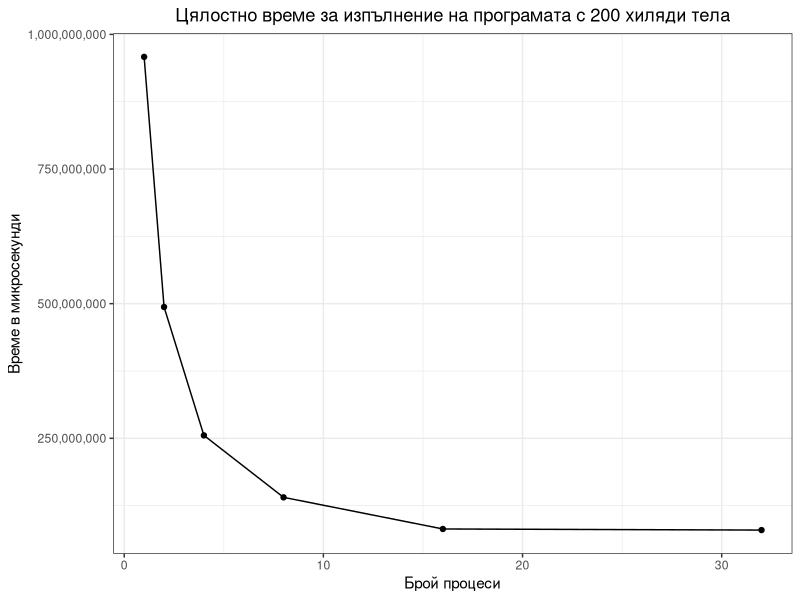
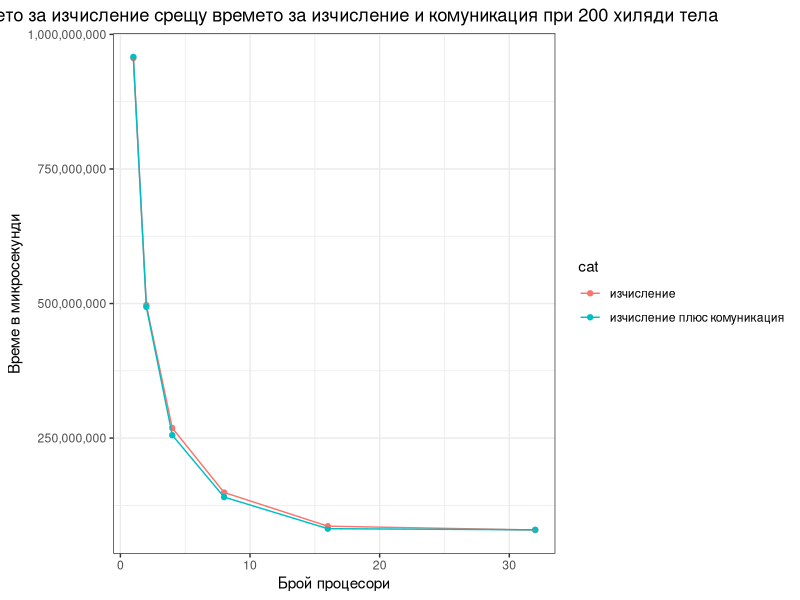
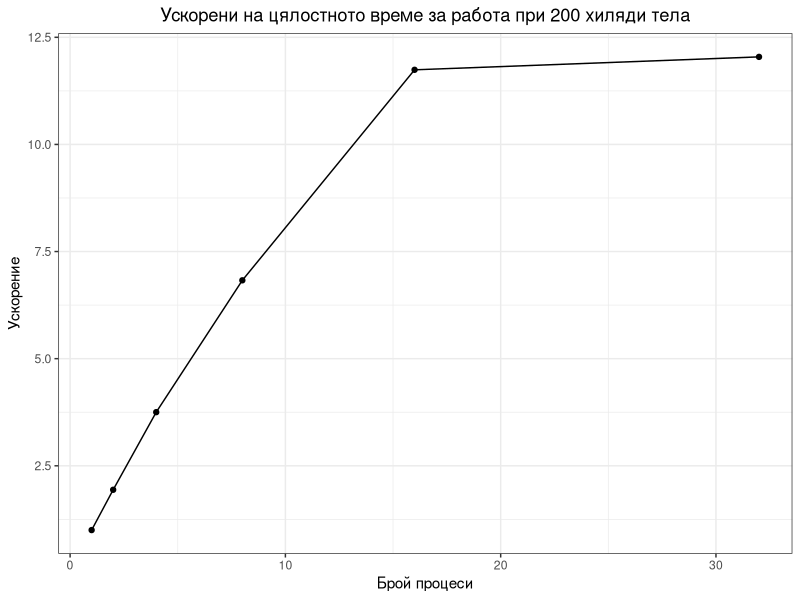
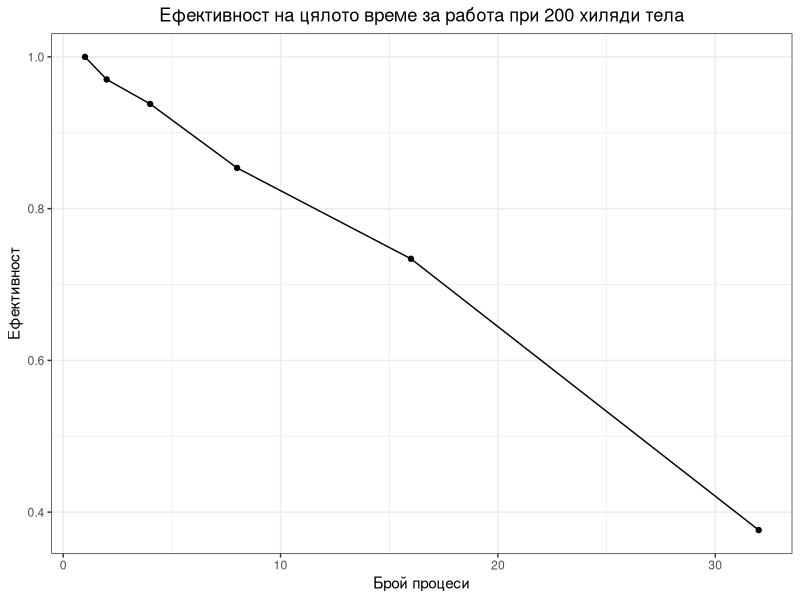
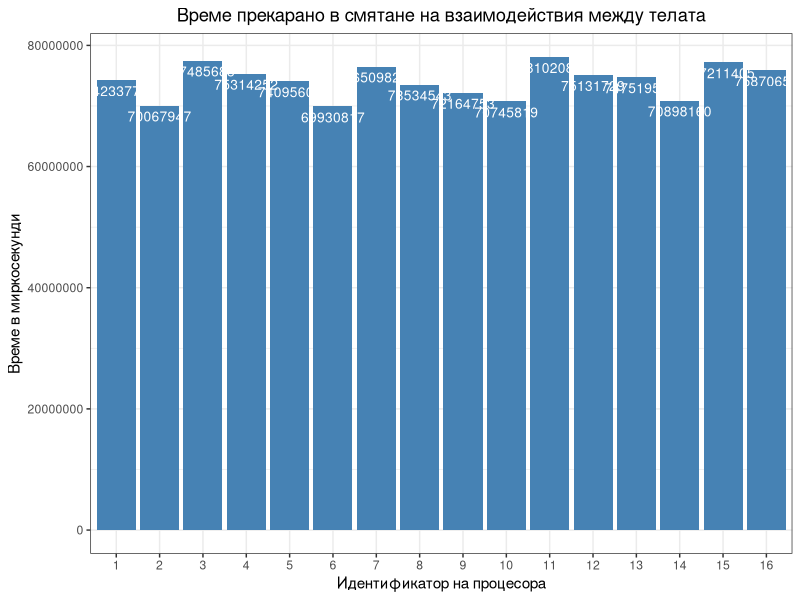
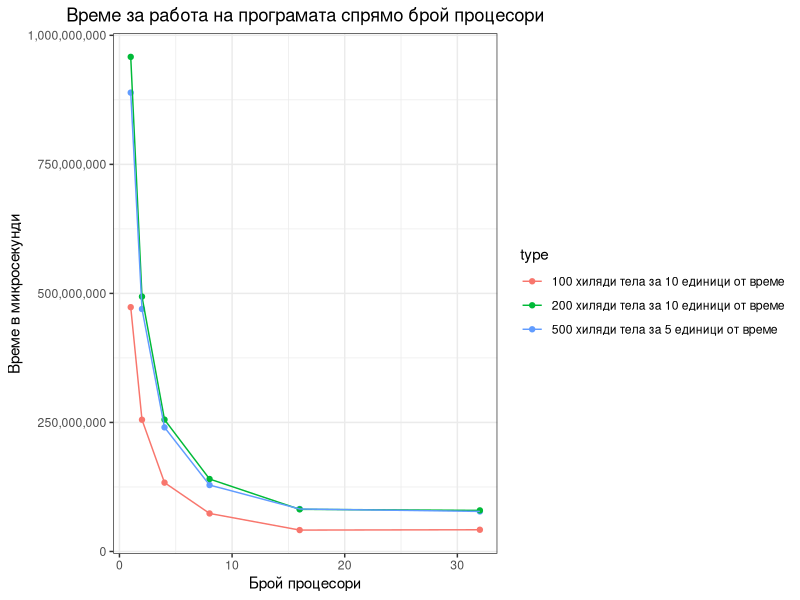
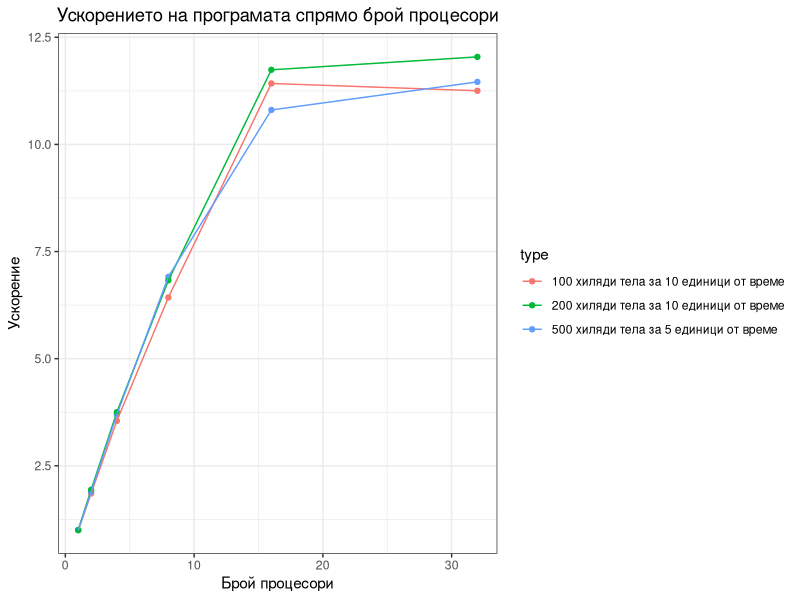
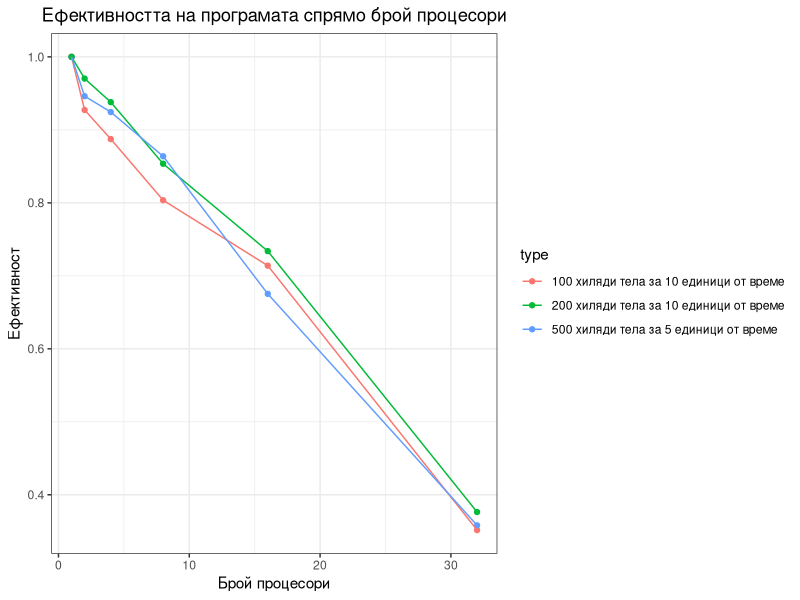

R code for these plots, in order:
library(ggplot2)
library(tidyverse)
require(scales)

theme_set(theme_bw())

graphic <- function(data, xlabel, ylabel, name) {
    ggplot(data, aes(x = numProc, y = calcTime, group = 1)) +
       geom_point() +
       geom_line() +
       scale_y_continuous(labels = comma) +
       ggtitle(name) +
       theme(plot.title = element_text(hjust = 0.5)) +
       xlab(xlabel) +
       ylab(ylabel)
}

#gets the minimum total time from the three attempts I made
get_min_total_time  <- function(total_time) {
    min_time_per_proc <- data.frame(numProc = numeric(), calcTime = numeric())
    for (numProc in c(1, 2, 4, 8, 16, 32)) {
        min_time <- max(
            total_time[total_time$processorCount == numProc &
            total_time$iteration == 1, ]$time)

        for (i in c(2, 3)) {
           min_time <- min(min_time, max(
                    total_time[total_time$processorCount == numProc &
                    total_time$iteration == i, ]$time)
           )
        }

        min_time_per_proc[nrow(min_time_per_proc) + 1, ] <-
            c(numProc, min_time)
    }

    min_time_per_proc
}

total_time200 <- read.csv("./200thou/data/totalTime200thou.csv")

min_time_per_proc <- data.frame(numProc = numeric(), calcTime = numeric())
names(min_time_per_proc)

min_time_per_proc  <-  get_min_total_time(total_time200)

#gets the max time for the processors and
#then the min total time for each attempt

graphic(min_time_per_proc, "Брой процеси", "Време в микросекунди",
    "Цялостно време за изпълнение на програмата с 200 хиляди тела")

ggsave("./200thou/png/200thouTime.png", width = 9)

calculation_time <- read.csv("./200thou/data/calculations200thou.csv")
head(calculation_time, n = 20)
iterations <- 10

min_calc_time <- data.frame(numProc = numeric(), calcTime = numeric())
colnames(calculation_time)

#take the m
for (numProc in c(1, 2, 4, 8, 16, 32)) {
    max_times <- c()

    for (i in c(1, 2, 3)) {
        calc_i <- calculation_time[calculation_time$numProc == numProc &
                                   calculation_time$iteration == i, ]

        #create a matrx where every row are the times
        #for each processor during a  different iteration
        m <- matrix(calc_i$time, nrow = iterations, ncol = numProc)

        #Takes the max time for a processor during a single unit of time
        max_times_for_attempt <- apply(m, 1, max, na.rm = T)
        #Takes the sum of the units of time
        max_times[i] <- sum(max_times_for_attempt)
    }

    max_times

    min_calc_time[nrow(min_calc_time) + 1, ] <- c(numProc, min(max_times))
}

min_calc_time
min_time_per_proc

overhead_vs_calc_time <- rbind(min_calc_time, min_time_per_proc)
overhead_vs_calc_time

overhead_vs_calc_time$cat <- c(rep("изчисление", 6), rep("изчисление плюс комуникация", 6))

ggplot(overhead_vs_calc_time, aes(x = numProc, y = calcTime, group = cat, col = cat)) +
   geom_point() +
   geom_line() +
   scale_y_continuous(labels = comma) +
   ggtitle("Времето за изчисление срещу времето за изчисление и комуникация при 200 хиляди тела") +
   theme(plot.title = element_text(hjust = 0.5)) +
   xlab("Брой процесори") +
   ylab("Време в микросекунди")

ggsave("./200thou/png/200thouCalcVsTotalTime.png", width = 10)


#Speedup calculation_time for one process/ calculation_time for n processes
min_time_per_proc$calcTime <- min_time_per_proc[min_time_per_proc$numProc == 1, ]$calcTime / min_time_per_proc$calcTime

graphic(min_time_per_proc, "Брой процеси", "Ускорение",
        "Ускорени на цялостното време за работа при 200 хиляди тела")

ggsave("./200thou/png/200thouTotalTimeSpeedup.png", width = 9)

#Efficency speedup/number of processes
min_time_per_proc$calcTime <- min_time_per_proc$calcTime / min_time_per_proc$numProc

graphic(min_time_per_proc, "Брой процеси", "Ефективност",
        "Ефективност на цялото време за работа при 200 хиляди тела")

ggsave("./200thou/png/200thouTotalTimeEfficency.png", width = 9)

#Barplot for calculations work per processor
calc16 <- calculation_time[calculation_time$numProc == 16, ]
colnames(calc16)

processor_avg <- matrix(nrow = 16, ncol = 3)

#Взимаме колко е работил всеки процесор през всяка итерация
for (i in c(1, 2, 3)) {
    it <- calc16[calc16$iteration == i, ]
    for (id in seq(0, 15)) {
       processor_avg[id + 1, i] <- sum(it[it$id == id, ]$time)
    }
}

#Средно колко е работил процесора на итерация
mean_per_processor <- apply(processor_avg, 1, mean, na.rm = T)

processor_avg <- data.frame(
    processor_id = seq(1, 16),
    avg_time = mean_per_processor
)

options(scipen = 999)

p <- ggplot(data = processor_avg,
            aes(x = as.factor(processor_id), y = avg_time)) +
    geom_bar(stat = "identity", fill = "steelblue") +
    geom_text(aes(label = round(avg_time)), vjust = 1.6,
              color = "white", size = 3.5) +
    xlab("Идентификатор на процесора") +
    ggtitle("Време прекарано в смятане на взаимодействия между телата") +
    theme(plot.title = element_text(hjust = 0.5)) +
    ylab("Време в миркосекунди")
p

ggsave("./200thou/png/timeSpentInCalculationsPerProcessor.png", width = 13, height = 7)


#Get diagram with data not only for 200 processors
total_time500 <- read.csv("./500thou/data/totalTime500thou.csv")
total_time100 <- read.csv("./100thou/data/totalTime100thou.csv")
total_time200 <- read.csv("./200thou/data/totalTime200thou.csv")

min_time500 <- get_min_total_time(total_time500)
min_time200 <- get_min_total_time(total_time200)
min_time100 <- get_min_total_time(total_time100)

min_time100$type <- "100 хиляди тела за 10 единици от време"
min_time500$type <- "500 хиляди тела за 5 единици от време"
min_time200$type <- "200 хиляди тела за 10 единици от време"
min_time100$speedup <- min_time100[min_time100$numProc == 1, ]$calcTime / min_time100$calcTime
min_time200$speedup <- min_time200[min_time200$numProc == 1, ]$calcTime / min_time200$calcTime
min_time500$speedup <- min_time500[min_time500$numProc == 1, ]$calcTime / min_time500$calcTime

total_time_all <- rbind(min_time100, min_time500)
total_time_all <- rbind(total_time_all, min_time200)

graphic_for_total_time <- function (data, gtitle, xlabel, ylabel) {
    ggplot(data, aes(x = numProc, y = toDisplay, group = type, col = type)) +
       geom_point() +
       geom_line() +
       scale_y_continuous(labels = comma) +
       ggtitle(gtitle) +
       theme(plot.title = element_text(hjust = 0.5)) +
       xlab(xlabel) +
       ylab(ylabel)
}

total_time_all$toDisplay <- total_time_all$calcTime

graphic_for_total_time(
        total_time_all,
        "Време за работа на програмата спрямо брой процесори",
        "Брой процесори",
        "Време в микросекунди")


ggsave("./png/totalTime.png", width = 9)
#Convert calc time to speedup
total_time_all$toDisplay <- total_time_all$speedup

graphic_for_total_time(
        total_time_all,
        "Ускорението на програмата спрямо брой процесори",
        "Брой процесори",
        "Ускорение")

ggsave("./png/totalSpeedup.png", width = 9)

#Convert calc time to efficiency
total_time_all$toDisplay <- total_time_all$speedup / total_time_all$numProc

graphic_for_total_time(
        total_time_all,
        "Ефективността на програмата спрямо брой процесори",
        "Брой процесори",
        "Ефективност")

ggsave("./png/totalEfficiency.png", width = 9)
